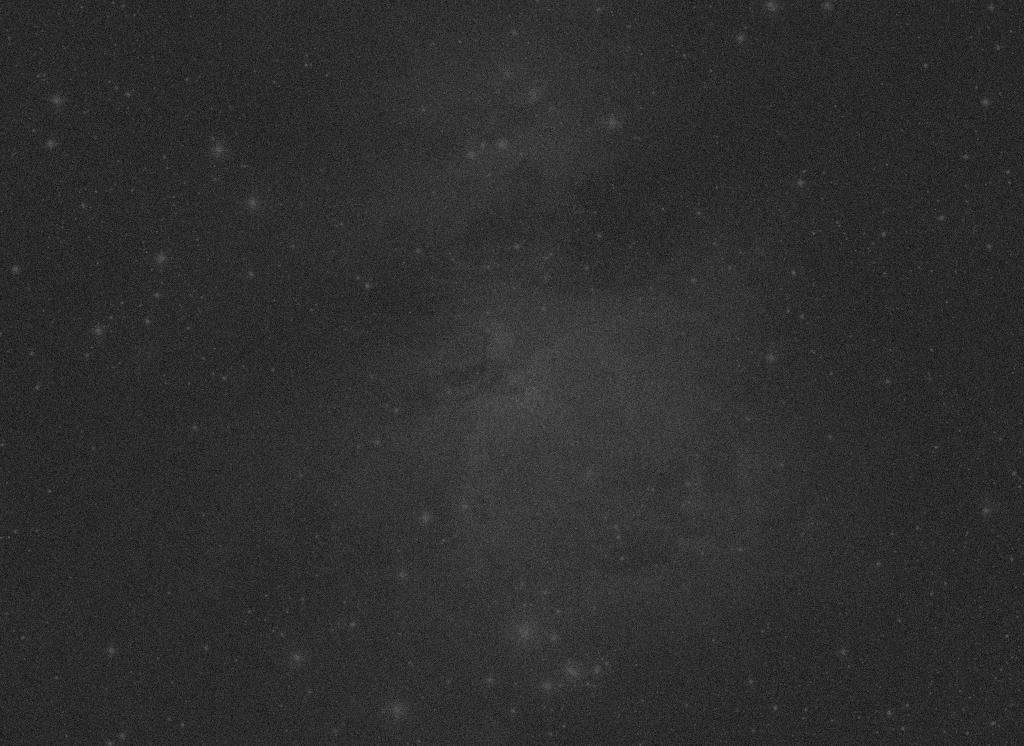
%> input picture 3rdYears/Y3T2/ComputerVision/Practice/Lab04/space2.jpg, 1024 x 746 px
$ octave practiceLab04_Space.m   (GNU Octave 9; MATLAB toolbox functions it lacks are replaced by stand-ins)
%> lines starting %> are read from the running program, lines starting %| are printed output that depends on the picture
im = imread('space2.jpg');
%> im is the input picture: size 746x1024 uint8; min 4, max 97, mean 46

%1
subplot(1, 3, 1);
imshow(im);
title('Original');
%2
h2 = fspecial("average", [3, 3]);
img_space2 = imadjust(im, stretchlim(im), [0.0, 1.0]);
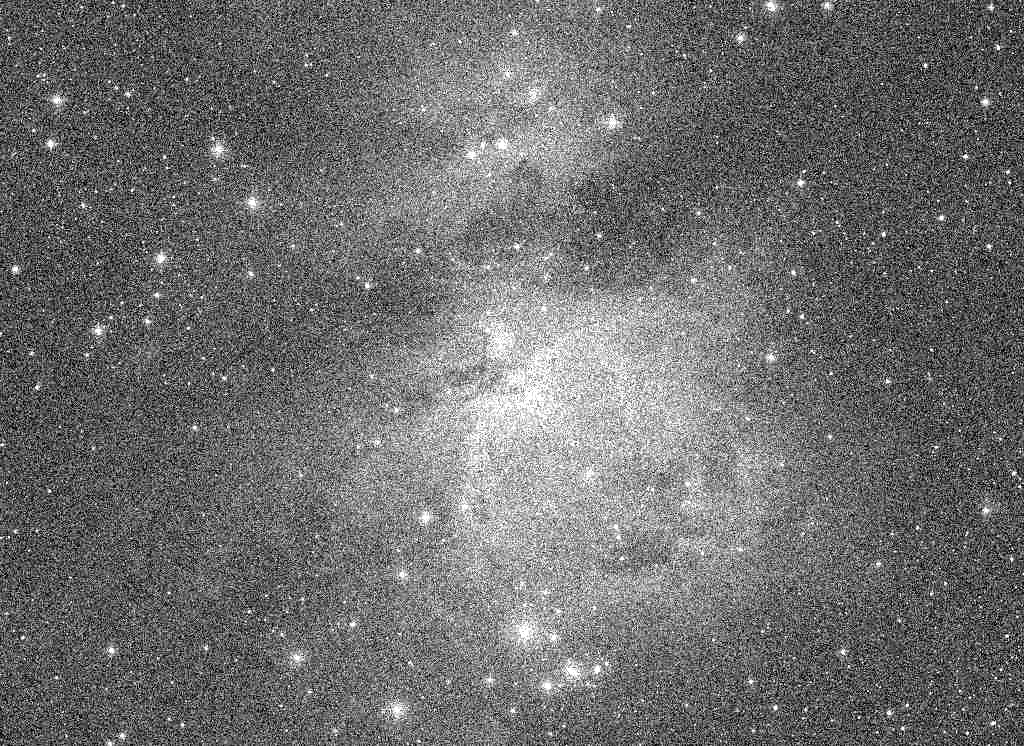
%> img_space2: size 746x1024 uint8; min 0, max 255, mean 110.4
img_space2 = imfilter(img_space2, h2);
subplot(1, 3, 2);
imshow(img_space2);
title('Image 02')
%3
img_space3 = adapthisteq(img_space2);
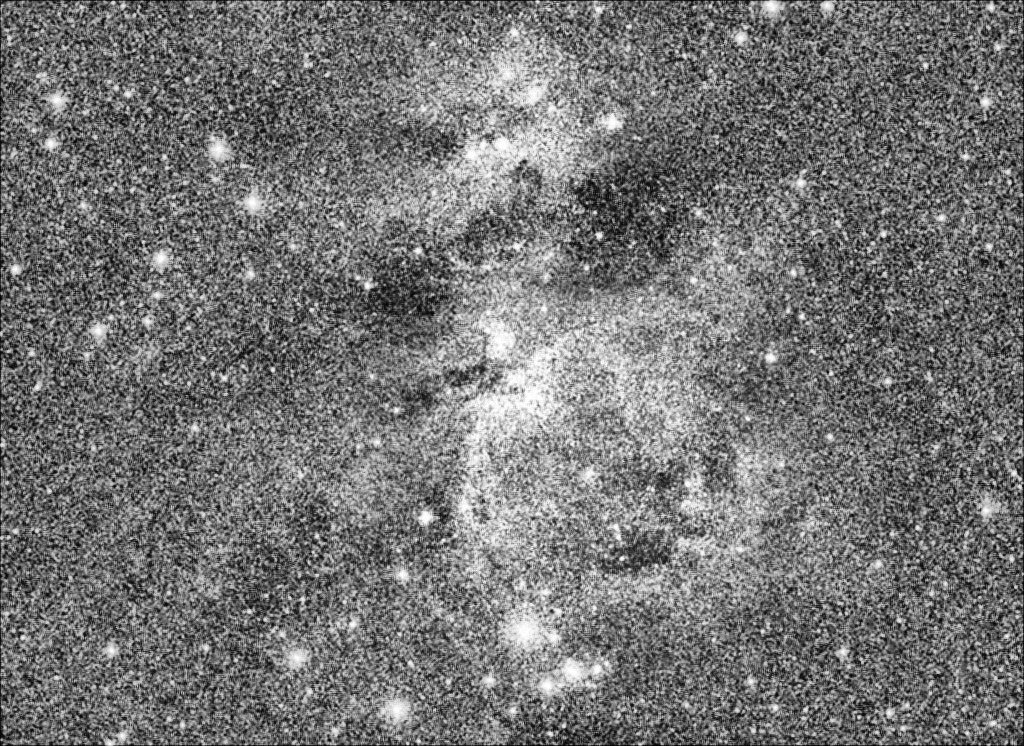
%> img_space3: size 746x1024 uint8; min 0, max 255, mean 115.9
subplot(1, 3, 3);
imshow(img_space3);
title('Image 03');
